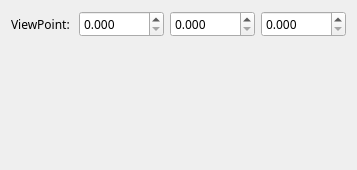
         <widget class="QWidget" name="VFH">
          <layout class="QVBoxLayout" name="verticalLayout_2">
           <item>
            <layout class="QHBoxLayout" name="horizontalLayout_4">
             <item>
              <widget class="QLabel" name="label_3">
               <property name="font">
                <font>
                 <family>微软雅黑</family>
                </font>
               </property>
               <property name="text">
                <string>ViewPoint: </string>
               </property>
              </widget>
             </item>
             <item>
              <widget class="QDoubleSpinBox" name="dspin_vpx1">
               <property name="font">
                <font>
                 <family>微软雅黑</family>
                </font>
               </property>
               <property name="decimals">
                <number>3</number>
               </property>
               <property name="maximum">
                <double>99999.000000000000000</double>
               </property>
              </widget>
             </item>
             <item>
              <widget class="QDoubleSpinBox" name="dspin_vpy1">
               <property name="font">
                <font>
                 <family>微软雅黑</family>
                </font>
               </property>
               <property name="decimals">
                <number>3</number>
               </property>
               <property name="maximum">
                <double>99999.000000000000000</double>
               </property>
              </widget>
             </item>
             <item>
              <widget class="QDoubleSpinBox" name="dspin_vpz1">
               <property name="font">
                <font>
                 <family>微软雅黑</family>
                </font>
               </property>
               <property name="decimals">
                <number>3</number>
               </property>
               <property name="maximum">
                <double>99999.000000000000000</double>
               </property>
              </widget>
             </item>
            </layout>
           </item>
           <item>
            <spacer name="verticalSpacer">
             <property name="orientation">
              <enum>Qt::Vertical</enum>
             </property>
             <property name="sizeHint" stdset="0">
              <size>
               <width>20</width>
               <height>122</height>
              </size>
             </property>
            </spacer>
           </item>
          </layout>
         </widget>
